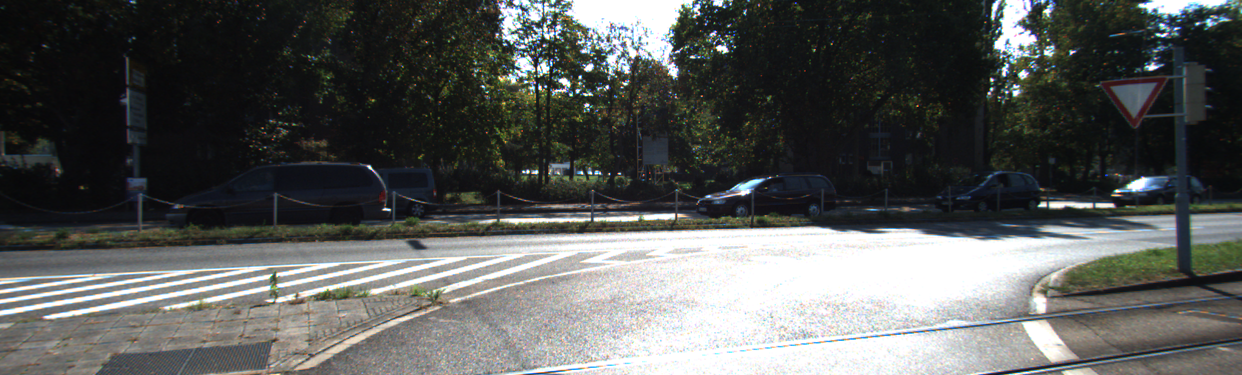
//> input picture img1L.png, 1242 x 375 px; the run also reads 1 picture not shown here
$ ./Chapter1_finalTest   (built with g++ and OpenCV 4)
//> lines starting //> are read from the running program, lines starting //| are printed output that depends on the picture; after the words box and inside, x2 and y2 are one past the last pixel; in counts of white or black regions, pixels touching at a corner belong together
#include <opencv2/imgcodecs.hpp>
#include <opencv2/highgui.hpp>
#include <opencv2/imgproc.hpp>
#include <opencv2/core.hpp>
#include <opencv2/video/tracking.hpp>
#include <cmath>
#include <algorithm>
#include <iostream>

using namespace std;
using namespace cv;
using namespace std::chrono;


void getMatchedPoints(
	vector<Point2f>& input_curr_points,
	vector<Point2f>& input_next_points,
	vector<uchar>& status,
	vector<Point2f>& output_curr_points,
	vector<Point2f>& output_next_points) {
	size_t row_number = input_curr_points.size();

	for (size_t i = 0; i < row_number; i++) {
		if (status[i] == 1) {
			output_curr_points.push_back(input_curr_points[i]);
			output_next_points.push_back(input_next_points[i]);
		}
	}

}


//calculate the phase


void phaseAnalyse(vector<Point2f>& input_curr_points,
	vector<Point2f>& input_next_points,
	bool isthirdmatch);


float getphase(Point2f& point0, Point2f& point1);


float angle(float x1, float y1, float x2, float y2)
{
	int deltaY = y2 - y1;
	int deltaX = x2 - x1;
	float angleInDegrees = atan2(deltaY, deltaX) * 180 / 3.141;
	return angleInDegrees;
}


vector<vector<Point2f>> generateLookuptable(
	vector<Point2f>& matched_1Li, vector<Point2f>& matched_1Ri,
	vector<Point2f>& matched_1Rii, vector<Point2f>& matched_2Rii,
	vector<Point2f>& matched_2Riii, vector<Point2f>& matched_2Liii,
	vector<Point2f>& matched_2Liv, vector<Point2f>& matched_1Liv);


bool exists(Point2f& target, vector<Point2f>& vec, int& next_point_index);

void printVectorPoint2f(vector<Point2f>& vec);


void main() {

	auto start = high_resolution_clock::now();


	// reading images----------------------------------------------------
	String pathimg1L = "Resources/img1L.png";
	Mat img1L = imread(pathimg1L);
//> img1L is the input picture: 375 rows x 1242 cols, CV_8UC3; mean B, G, R 89.3, 91.1, 89.1

	String pathimg1R = "Resources/img1R.png";
	Mat img1R = imread(pathimg1R);

	String pathimg2L = "Resources/img2L.png";
	Mat img2L = imread(pathimg2L);
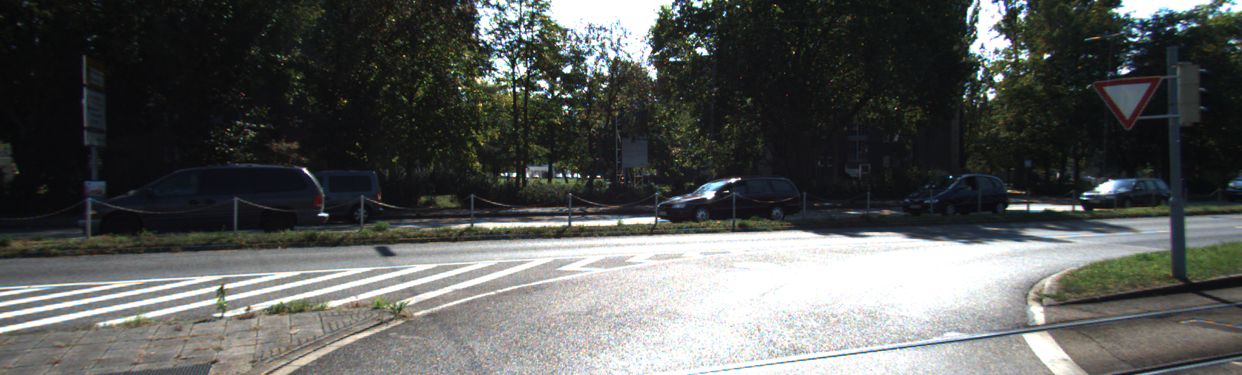
//> input picture img2L.png, 1242 x 375 px
//> img2L is the input picture: 375 rows x 1242 cols, CV_8UC3; mean B, G, R 88.1, 89.9, 87.8

	String pathimg2R = "Resources/img2R.png";
	Mat img2R = imread(pathimg2R);
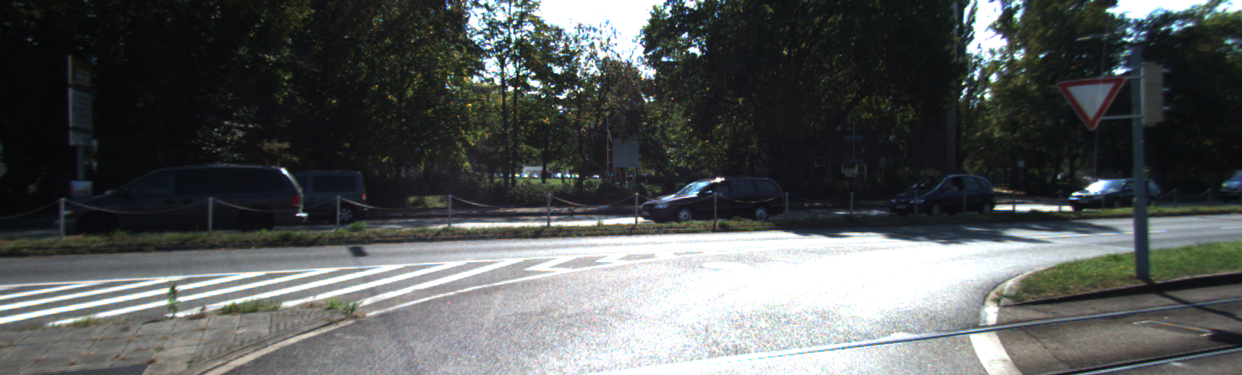
//> input picture img2R.png, 1242 x 375 px
//> img2R is the input picture: 375 rows x 1242 cols, CV_8UC3; mean B, G, R 89.1, 89.4, 86.3

	Mat img1L_gray, img1R_gray, img2L_gray, img2R_gray;
	//--------------------------------------------------------------------

	//
	// converting images to gray-------------------------------------------
	cvtColor(img1L, img1L_gray, COLOR_BGR2GRAY);
	cvtColor(img1R, img1R_gray, COLOR_BGR2GRAY);
	cvtColor(img2L, img2L_gray, COLOR_BGR2GRAY);
	cvtColor(img2R, img2R_gray, COLOR_BGR2GRAY);
	//-----------------------------------------------------------------
	cout << img1L.size();
//| [1242 x 375]
	// extraxting good featurs
	vector<Point2f> initial_feature_points;

	goodFeaturesToTrack(img1L_gray, initial_feature_points, 1000000, 0.01, 0.01, noArray(), 3);
//> initial_feature_points = 5624 Points (x, y), first 12: [580, 76], [607, 86], [545, 86], [591, 173], [523, 171], [511, 43], [548, 38], [1014, 85], [543, 45], [1004, 75], [528, 171], [571, 95]


	//---------------------------------------------------------------------
	// 1) calculate optical flow 1L 1R
	vector<Point2f> next_points;
	vector<uchar> status;
	vector<float> err;
	TermCriteria criteria = TermCriteria((TermCriteria::COUNT)+(TermCriteria::EPS), 10, 0.03);
	calcOpticalFlowPyrLK(img1L_gray, img1R_gray, initial_feature_points, next_points, status, err, Size(20, 20), 2, criteria);
//> next_points = 5624 Points (x, y), first 12: [571.9, 76.78], [602.3, 86.16], [536.1, 85.72], [589.1, 173.1], [513.7, 171.2], [500.2, 43.12], [537, 38.21], [1010.1, 85.02], [531.8, 45.16], [1000.7, 75.15], [515.1, 171.1], [565, 94.88]; status = 5624 values, max 1 at index 0, min 0 at index 585, mean 0.994; err = 5624 values, max 130.5 at index 3647, min 0 at index 585, mean 12.9


	//match points
	vector<Point2f> matched_1Li, matched_1Ri;
	//getMatchedPoints(initial_feature_points, next_points, status, matched_1Li, matched_1Ri);
	getMatchedPoints(initial_feature_points, next_points, status, matched_1Li, matched_1Ri);
//> in getMatchedPoints, `size_t row_number = input_curr_points.size();`: row_number = 5624
//> after the loop in getMatchedPoints, `for (size_t i = 0; i < row_number; i++)`: output_curr_points = 5593 Points (x, y), first 12: [580, 76], [607, 86], [545, 86], [591, 173], [523, 171], [511, 43], [548, 38], [1014, 85], [543, 45], [1004, 75], [528, 171], [571, 95]; output_next_points = 5593 Points (x, y), first 12: [571.9, 76.78], [602.3, 86.16], [536.1, 85.72], [589.1, 173.1], [513.7, 171.2], [500.2, 43.12], [537, 38.21], [1010.1, 85.02], [531.8, 45.16], [1000.7, 75.15], [515.1, 171.1], [565, 94.88]
//> matched_1Li has the same summary as output_curr_points in getMatchedPoints; matched_1Ri has the same summary as output_next_points in getMatchedPoints

	for (uint i = 0; i < matched_1Li.size(); i++)
	{


		// Draw the tracks
		line(img1L, matched_1Ri[i], matched_1Li[i], Scalar(102, 50, 168));

	}
//> img1L: 375 rows x 1242 cols, CV_8UC3; 16.38% of pixels changed, all inside (x1, y1, x2, y2) = (3, 0, 1241, 375)

	// Display the demo
	imshow("flow1", img1L);
	waitKey(0);


	//phase analyse
	//phaseAnalyse(matched_1Li, matched_1Ri, false);
	vector<Point2f>output_curr_points, output_next_points;
	float phase;
	for (size_t i = 0; i < matched_1Li.size(); i++) {
		// get phase of the current points
		phase = angle(matched_1Li[i].x, matched_1Li[i].y, matched_1Ri[i].x, matched_1Ri[i].y);

		if (phase > 177 && phase < 183) {
			output_curr_points.push_back(matched_1Li[i]);
			output_next_points.push_back(matched_1Ri[i]);
		}
	}
//> this loop made 5593 passes
//> (deltaY in angle, deltaX in angle, angleInDegrees in angle, phase) on passes 1 to 3: (0, -8, 180, 180), (0, -4, 180, 180), (0, -8, 180, 180)
//> after the loop, output_curr_points = 3833 Points (x, y), first 12: [580, 76], [607, 86], [545, 86], [591, 173], [523, 171], [511, 43], [548, 38], [1014, 85], [543, 45], [1004, 75], [528, 171], [571, 95]; output_next_points = 3833 Points (x, y), first 12: [571.9, 76.78], [602.3, 86.16], [536.1, 85.72], [589.1, 173.1], [513.7, 171.2], [500.2, 43.12], [537, 38.21], [1010.1, 85.02], [531.8, 45.16], [1000.7, 75.15], [515.1, 171.1], [565, 94.88]
	matched_1Li.shrink_to_fit();
	matched_1Ri.shrink_to_fit();

	matched_1Li = output_curr_points;
//> matched_1Li has the same summary as output_curr_points
	matched_1Ri = output_next_points;
//> matched_1Ri has the same summary as output_next_points


	Mat img1L_prime1 = imread(pathimg1L);

	for (uint i = 0; i < matched_1Li.size(); i++)
	{


		// Draw the tracks
		line(img1L_prime1, output_next_points[i], output_curr_points[i], Scalar(102, 50, 168));

	}
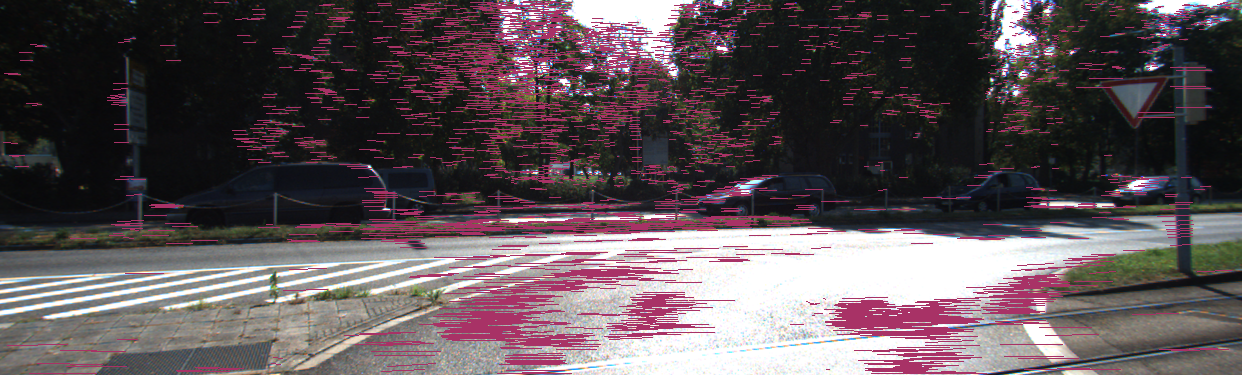
//> img1L_prime1: 375 rows x 1242 cols, CV_8UC3; 10.71% of pixels changed, all inside (x1, y1, x2, y2) = (3, 1, 1241, 374)

	// Display the demo
	//imshow("flow_first", img1L_prime1);
	//waitKey(0);


	// -------------------second optical flow----------------------------------------------------

	calcOpticalFlowPyrLK(img1R_gray, img2R_gray, matched_1Ri, next_points, status, err, Size(20, 20), 2, criteria);
//> next_points = 3833 Points (x, y), first 12: [550.2, 78.05], [581, 87.97], [513.8, 87.15], [568.2, 175.7], [492.1, 174], [476.8, 43.31], [514.3, 38.61], [985.6, 88.59], [509.1, 45.58], [975.8, 78.85], [493.6, 174], [572.1, 99.47]; status = 3833 values, max 1 at index 0, min 0 at index 31, mean 0.986; err = 3833 values, max 87.57 at index 1395, min 0.74 at index 3795, mean 8.8


	//get match no phase analyze
	vector<Point2f> matched_1Rii, matched_2Rii;
	getMatchedPoints(matched_1Ri, next_points, status, matched_1Rii, matched_2Rii);
//> matched_1Rii = 3781 Points (x, y), first 12: [571.9, 76.78], [602.3, 86.16], [536.1, 85.72], [589.1, 173.1], [513.7, 171.2], [500.2, 43.12], [537, 38.21], [1010.1, 85.02], [531.8, 45.16], [1000.7, 75.15], [515.1, 171.1], [565, 94.88]; matched_2Rii = 3781 Points (x, y), first 12: [550.2, 78.05], [581, 87.97], [513.8, 87.15], [568.2, 175.7], [492.1, 174], [476.8, 43.31], [514.3, 38.61], [985.6, 88.59], [509.1, 45.58], [975.8, 78.85], [493.6, 174], [572.1, 99.47]


	Mat img1L_prime2 = imread(pathimg1L);

	for (uint i = 0; i < matched_1Li.size(); i++)
	{


		// Draw the tracks
		line(img1L_prime2,next_points[i], matched_1Ri[i],  Scalar(102, 50, 168));

	}
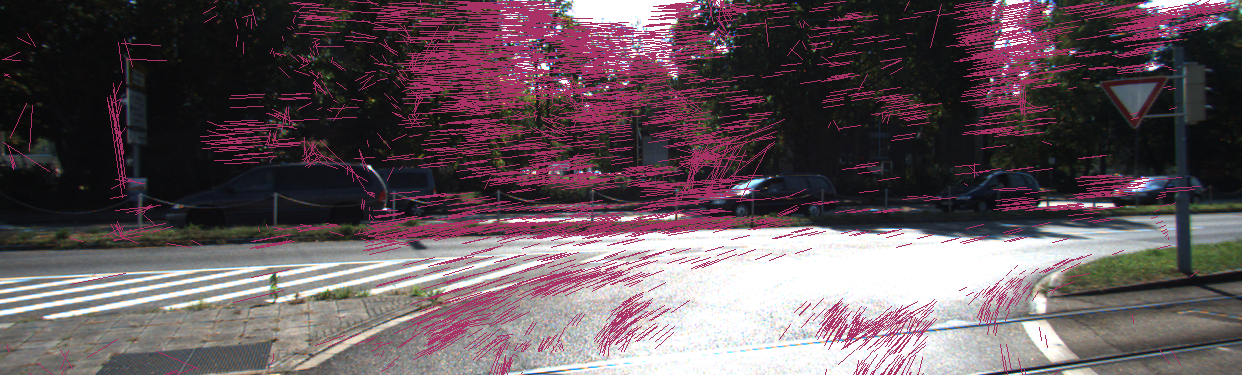
//> img1L_prime2: 375 rows x 1242 cols, CV_8UC3; 13.62% of pixels changed, all inside (x1, y1, x2, y2) = (2, 0, 1237, 375)

	//Display the demo
	imshow("flow_second", img1L_prime2);
	waitKey(0);


	//---------------------------third optical flow----------------------------

	calcOpticalFlowPyrLK(img2R_gray, img2L_gray, matched_2Rii, next_points, status, err, Size(20, 20), 2, criteria);
//> next_points = 3781 Points (x, y), first 12: [557.8, 77.13], [586.5, 87.58], [522.4, 87.61], [569.9, 175.7], [509.2, 169.1], [487.8, 43.24], [525.3, 38.37], [989, 88.37], [520.3, 45.38], [978.9, 78.87], [510.1, 169.2], [577.2, 99.21]; status = 3781 values, max 1 at index 0, min 0 at index 1150, mean 0.99; err = 3781 values, max 83.94 at index 1828, min 0.743 at index 3342, mean 11.87
	//get matched points
	vector<Point2f> matched_2Riii, matched_2Liii;
	getMatchedPoints(matched_2Rii, next_points, status, matched_2Riii, matched_2Liii);
//> matched_2Riii = 3744 Points (x, y), first 12: [550.2, 78.05], [581, 87.97], [513.8, 87.15], [568.2, 175.7], [492.1, 174], [476.8, 43.31], [514.3, 38.61], [985.6, 88.59], [509.1, 45.58], [975.8, 78.85], [493.6, 174], [572.1, 99.47]; matched_2Liii = 3744 Points (x, y), first 12: [557.8, 77.13], [586.5, 87.58], [522.4, 87.61], [569.9, 175.7], [509.2, 169.1], [487.8, 43.24], [525.3, 38.37], [989, 88.37], [520.3, 45.38], [978.9, 78.87], [510.1, 169.2], [577.2, 99.21]


	//phase analyse
	//phaseAnalyse(matched_2Riii, matched_2Liii, true);
	vector<Point2f>output_curr_points2, output_next_points2;
	float phase2;
	for (size_t i = 0; i < matched_2Liii.size(); i++) {
		// get phase of the current points
		phase = angle( matched_2Riii[i].x, matched_2Riii[i].y,matched_2Liii[i].x, matched_2Liii[i].y);

		if (phase > -3 && phase < 3) {
			output_curr_points2.push_back(matched_2Riii[i]);
			output_next_points2.push_back(matched_2Liii[i]);
		}
	}
//> this loop made 3744 passes
//> (deltaY in angle, deltaX in angle, angleInDegrees in angle, phase) on passes 1 to 3: (0, 7, 0, 0), (0, 5, 0, 0), (0, 8, 0, 0)
//> after the loop, output_curr_points2 = 3423 Points (x, y), first 12: [550.2, 78.05], [581, 87.97], [513.8, 87.15], [568.2, 175.7], [476.8, 43.31], [514.3, 38.61], [985.6, 88.59], [509.1, 45.58], [975.8, 78.85], [572.1, 99.47], [480.9, 71.12], [661.8, 59.19]; output_next_points2 = 3423 Points (x, y), first 12: [557.8, 77.13], [586.5, 87.58], [522.4, 87.61], [569.9, 175.7], [487.8, 43.24], [525.3, 38.37], [989, 88.37], [520.3, 45.38], [978.9, 78.87], [577.2, 99.21], [491.9, 71.18], [669, 59.44]

	matched_2Riii.shrink_to_fit();
	matched_2Liii.shrink_to_fit();

	matched_2Riii = output_curr_points2;
//> matched_2Riii has the same summary as output_curr_points2
	matched_2Liii = output_next_points2;
//> matched_2Liii has the same summary as output_next_points2

	Mat img1L_prime3 = imread(pathimg1L);

	for (uint i = 0; i < matched_2Riii.size(); i++)
	{


		// Draw the tracks
		line(img1L_prime3, matched_2Liii[i], matched_2Riii[i], Scalar(102, 50, 168));

	}
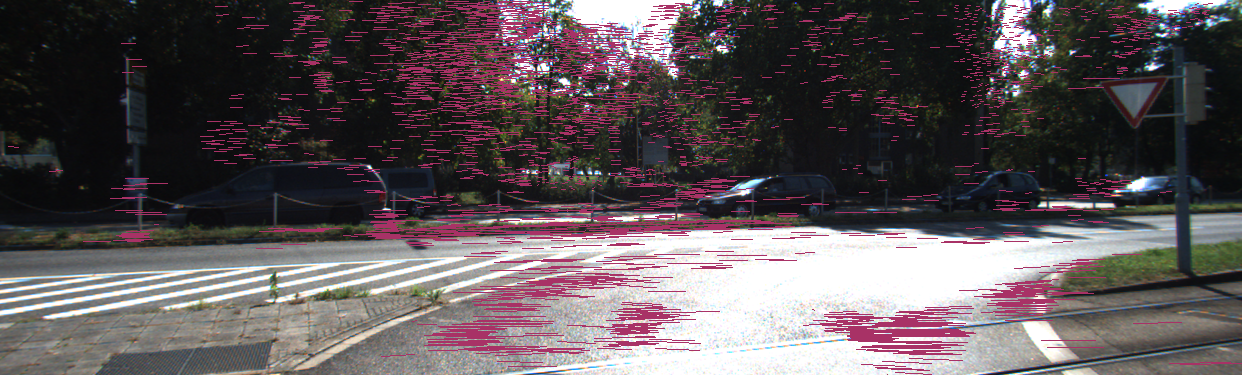
//> img1L_prime3: 375 rows x 1242 cols, CV_8UC3; 8.74% of pixels changed, all inside (x1, y1, x2, y2) = (8, 1, 1242, 375)

	// Display the demo
	imshow("flow_third", img1L_prime3);
	waitKey(0);
	// [9 lines of commented-out code are left out]


	calcOpticalFlowPyrLK(img2L_gray, img1L_gray, matched_2Liii, next_points, status, err, Size(20, 20), 2, criteria);
//> next_points = 3423 Points (x, y), first 12: [579.5, 75.51], [607.8, 85.77], [544.9, 85.88], [568.3, 166.8], [511.1, 43.04], [548, 38.02], [1013.9, 84.99], [543, 45.01], [1003.8, 75.16], [598.4, 97.38], [515, 70.14], [689.8, 57.17]; status = 3423 values, max 1 at index 0, min 0 at index 846, mean 0.999; err = 3423 values, max 96.95 at index 429, min 0.573 at index 3074, mean 10.47

	//match points no phase analyse
	vector<Point2f> matched_2Liv, matched_1Liv;
	getMatchedPoints(matched_2Liii, next_points, status, matched_2Liv, matched_1Liv);
//> matched_2Liv = 3418 Points (x, y), first 12: [557.8, 77.13], [586.5, 87.58], [522.4, 87.61], [569.9, 175.7], [487.8, 43.24], [525.3, 38.37], [989, 88.37], [520.3, 45.38], [978.9, 78.87], [577.2, 99.21], [491.9, 71.18], [669, 59.44]; matched_1Liv = 3418 Points (x, y), first 12: [579.5, 75.51], [607.8, 85.77], [544.9, 85.88], [568.3, 166.8], [511.1, 43.04], [548, 38.02], [1013.9, 84.99], [543, 45.01], [1003.8, 75.16], [598.4, 97.38], [515, 70.14], [689.8, 57.17]


	Mat img1L_prime4 = imread(pathimg1L);

	for (uint i = 0; i < matched_2Liv.size(); i++)
	{


		// Draw the tracks
		line(img1L_prime4, matched_1Liv[i], matched_2Liv[i], Scalar(102, 50, 168));

	}
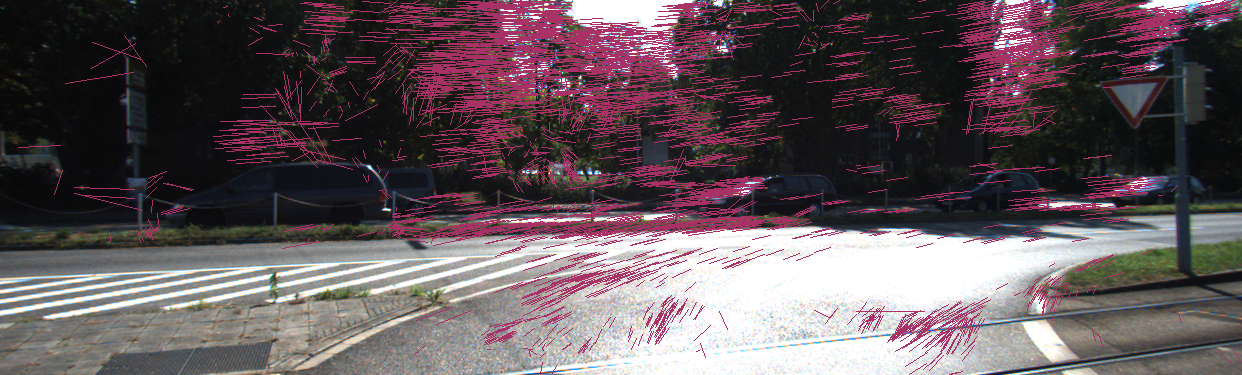
//> img1L_prime4: 375 rows x 1242 cols, CV_8UC3; 11.87% of pixels changed, all inside (x1, y1, x2, y2) = (18, 0, 1242, 375)

	// Display the demo
	imshow("flow_fourth", img1L_prime4);
	waitKey(0);


	//--------------------------part two--------------------------------

	//cout << "number of polised points" << matched_1Liv.size();

	vector<vector<Point2f>> table = generateLookuptable(matched_1Li,
		matched_1Ri, matched_1Rii, matched_2Rii, matched_2Riii,
		matched_2Liii, matched_2Liv, matched_1Liv);
//> in generateLookuptable, `size_t row_number = matched_1Li.size();`: row_number = 3833

	//-------------------------end--------------------------------------
	size_t row_number = table.size();
	/*
	// the resultss of lookup table
	printVectorPoint2f(matched_1Liv);
	cout << row_number << endl;
	for (size_t i = 0; i < row_number; i++)
		printVectorPoint2f(table[i]);
	*/

	Mat img_visual = imread(pathimg1L);
	for (size_t i = 0; i < row_number; i++) {
		line(img_visual, table[i][1], table[i][0], Scalar(102, 50, 168));
		line(img_visual, table[i][2], table[i][1], Scalar(255,0,0));
		line(img_visual, table[i][3], table[i][2], Scalar(102, 50, 168));
		line(img_visual, table[i][0], table[i][3], Scalar(255, 0, 0));
	}
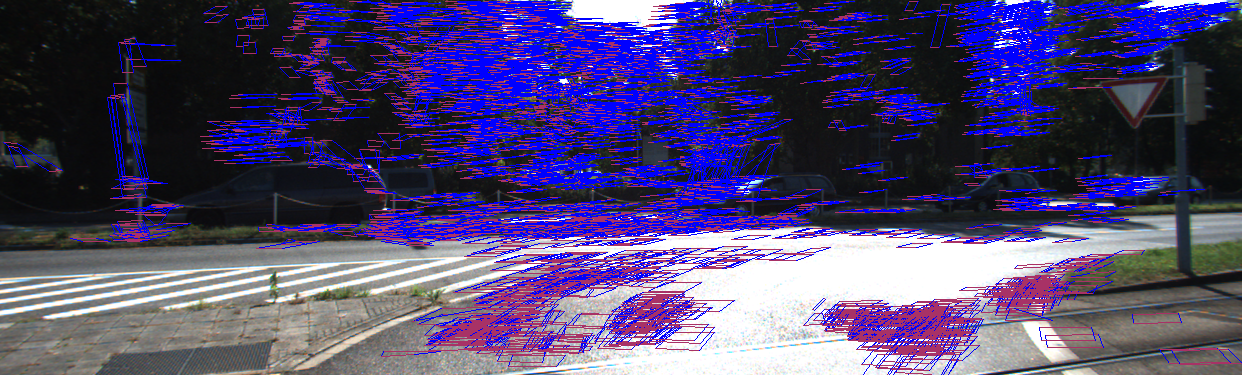
//> img_visual: 375 rows x 1242 cols, CV_8UC3; mean B, G, R 113.9, 70.9, 80.6

	imshow("result", img_visual);
	waitKey(0);


	auto stop = high_resolution_clock::now();


	auto duration = duration_cast<seconds>(stop - start);

	cout << "Time taken by function: "
		<< duration.count() << "seconds" << endl;
}


//phase analyse
// [72 lines left out: functions phaseAnalyse, getphase, not called in this run]


// look up table
vector<vector<Point2f>> generateLookuptable(
	vector<Point2f>& matched_1Li, vector<Point2f>& matched_1Ri,
	vector<Point2f>& matched_1Rii, vector<Point2f>& matched_2Rii,
	vector<Point2f>& matched_2Riii, vector<Point2f>& matched_2Liii,
	vector<Point2f>& matched_2Liv, vector<Point2f>& matched_1Liv) {
	//check if the initital points are in next lines
	vector<vector<Point2f >> output_vec;
	size_t row_number = matched_1Li.size();
	for (size_t i = 0; i < row_number; i++) {

		int next_point_index1;
		vector<Point2f> temp;
		temp.push_back(matched_1Li[i]);

		if (exists(matched_1Ri[i], matched_1Rii, next_point_index1)) {
			int next_point_index2;
			temp.push_back(matched_1Ri[i]);
			if (exists(matched_2Rii[next_point_index1], matched_2Riii, next_point_index2)) {

				int next_point_index3;
				temp.push_back(matched_2Rii[next_point_index1]);

				if (exists(matched_2Liii[next_point_index2], matched_2Liv, next_point_index3)) {
					temp.push_back(matched_2Liii[next_point_index2]);
					temp.push_back(matched_1Liv[next_point_index3]);
					output_vec.push_back(temp);
				}

			}
		}
	}
	return output_vec;
}


bool exists(Point2f& target, vector<Point2f>& vec, int& next_point_index) {
	size_t row_number = vec.size();
	for (size_t i = 0; i < row_number; i++) {
		if (vec[i] == target) {
			next_point_index = i;
			return true;
		}
	}
	return false;
}


// [7 lines left out: function printVectorPoint2f, not called in this run]
